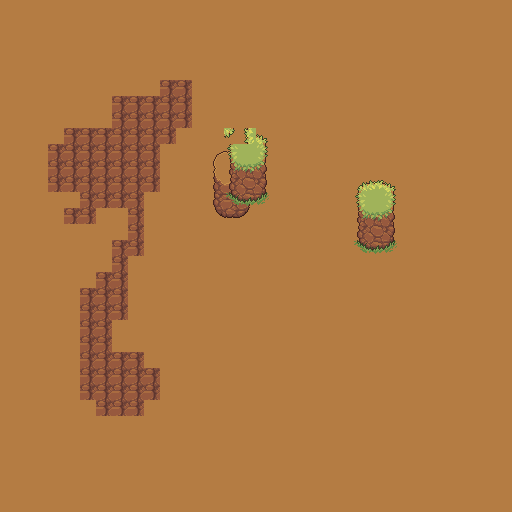

A 2D game scene composited from a Tiled map and its tileset images. What follows is a short description and the map's XML, with each tile layer's data collapsed to a summary:
An orthogonal 32x32 tile map with 16x16 px tiles, 3 tile layers (Ground, Foreground, Tile Layer 3) and 8 objects.

<map version="1.10" tiledversion="1.12.2" orientation="orthogonal" renderorder="right-down" width="32" height="32" tilewidth="16" tileheight="16" infinite="0" nextlayerid="6" nextobjectid="11">
 <tileset firstgid="1" source="atlas.tsx" />
 <layer id="1" name="Ground" width="32" height="32">
  <data>[1024 cells, 1024 non-empty, 2 distinct tile ids]</data>
 </layer>
 <objectgroup color="#ff0000" id="5" name="Objects">
  <object id="1" x="112" y="56" width="52" height="56" />
  <object id="2" x="152.596" y="227.549" width="68" height="48" rotation="256.157" />
  <object id="3" x="340.639" y="162.085" rotation="48.4084">
   <polygon points="0,0 -16,16 -16,32 10.6905,69.1748 32,48 32,16" />
  </object>
  <object id="4" x="267.237" y="228.967" width="52" height="88" rotation="27.4801">
   <ellipse />
  </object>
  <object id="6" x="308" y="92">
   <point />
  </object>
  <object id="7" x="160" y="232" width="36" height="86" rotation="35.0628">
   <capsule />
  </object>
  <object id="8" gid="64" x="296.431" y="61.45" width="45" height="44" rotation="181.135" />
  <object id="10" x="292" y="22">
   <polygon points="5,1 75,25 104,65 4,120 -15,203 83,262 87,378 39,444 -51,463 -214,417 -267,322 -263,88 -174,-2" />
  </object>
 </objectgroup>
 <layer id="2" name="Foreground" width="32" height="32">
  <data>[1024 cells, 15 non-empty, 15 distinct tile ids]</data>
 </layer>
 <group id="3" name="Group Layer 1">
  <layer id="4" name="Tile Layer 3" width="32" height="32">
   <data>[1024 cells, 30 non-empty, 15 distinct tile ids]</data>
  </layer>
 </group>
</map>
